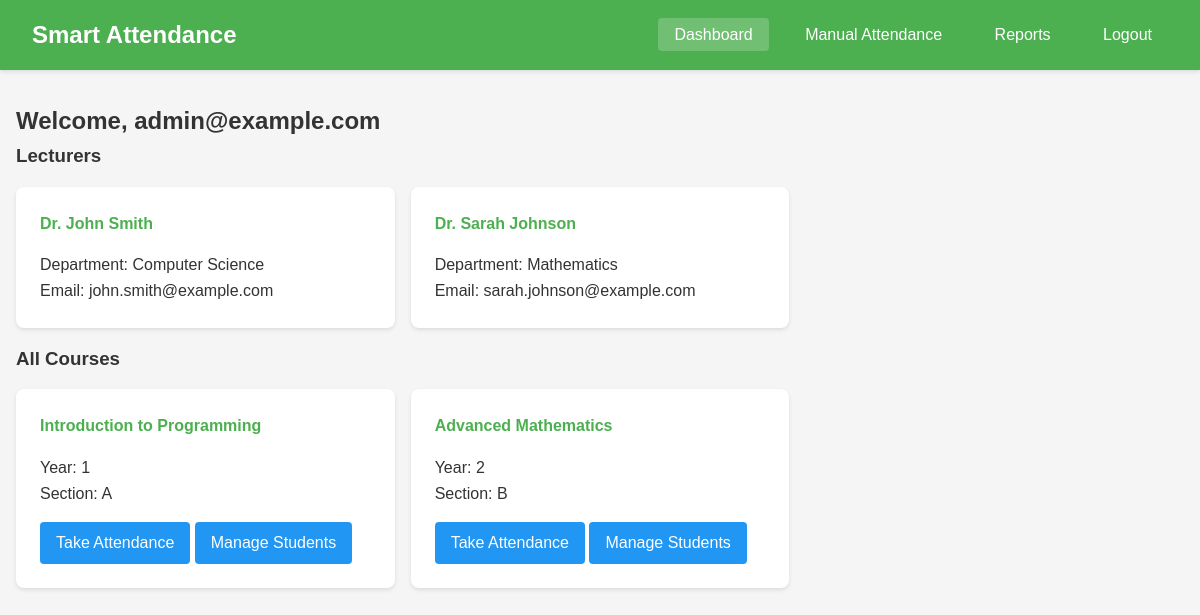
The page /dashboard (signed in) on the database its author committed.
### models.py (models this page shows)
class Admin(UserMixin, db.Model):
    id = db.Column(db.Integer, primary_key=True)
    email = db.Column(db.String(120), unique=True, nullable=False)
    password = db.Column(db.String(200), nullable=False)

class Lecturer(UserMixin, db.Model):
    id = db.Column(db.Integer, primary_key=True)
    name = db.Column(db.String(100), nullable=False)
    email = db.Column(db.String(120), unique=True, nullable=False)
    password = db.Column(db.String(200), nullable=False)
    department = db.Column(db.String(100), nullable=False)
    courses = db.relationship('Course', backref='lecturer', lazy=True)

class Course(db.Model):
    id = db.Column(db.Integer, primary_key=True)
    name = db.Column(db.String(100), nullable=False)
    year = db.Column(db.Integer, nullable=False)
    section = db.Column(db.String(10), nullable=False)
    lecturer_id = db.Column(db.Integer, db.ForeignKey('lecturer.id'), nullable=False)
    students = db.relationship('Student', backref='course', lazy=True)

### app.py (the view)
@app.route('/dashboard')
@login_required
def dashboard():
    if isinstance(current_user, Admin):
        lecturers = Lecturer.query.all()
        courses = Course.query.all()
        return render_template('dashboard.html', lecturers=lecturers, courses=courses, is_admin=True)
    else:
        courses = Course.query.filter_by(lecturer_id=current_user.id).all()
        return render_template('dashboard.html', courses=courses, is_admin=False)

### app.py (called while the page is built)
@login_manager.user_loader
def load_user(user_id):
    admin = Admin.query.get(int(user_id))
    if admin:
        return admin
    return Lecturer.query.get(int(user_id))

### templates/dashboard.html (shortened to what this page needs)
<!DOCTYPE html>
<html lang="en">
<head>
    <link rel="stylesheet" href="{{ url_for('static', filename='css/style.css') }}">
</head>
<body>
    <nav class="navbar">
        <h1>Smart Attendance</h1>
        <div class="nav-links">
            <a href="{{ url_for('dashboard') }}" class="active">Dashboard</a>
            <a href="{{ url_for('manual_attendance') }}">Manual Attendance</a>
            <a href="{{ url_for('reports') }}">Reports</a>
            <a href="{{ url_for('logout') }}">Logout</a>
        </div>
    </nav>
    <div class="container">
        <h2>Welcome, {% if not is_admin %}{{ current_user.name }}{% else %}{{ current_user.email }}{% endif %}</h2>
        {% if is_admin %}
            <div class="admin-section">
                <h3>Lecturers</h3>
                <div class="card-grid">
                    {% for lecturer in lecturers %}
                        <div class="card">
                            <h4>{{ lecturer.name }}</h4>
                            <p>Department: {{ lecturer.department }}</p>
                            <p>Email: {{ lecturer.email }}</p>
                        </div>
                    {% endfor %}
                </div>
            </div>
        {% endif %}
        <div class="courses-section">
            <h3>{% if is_admin %}All Courses{% else %}My Courses{% endif %}</h3>
            <div class="card-grid">
                {% for course in courses %}
                    <div class="card">
                        <h4>{{ course.name }}</h4>
                        <p>Year: {{ course.year }}</p>
                        <p>Section: {{ course.section }}</p>
                        <div class="card-actions">
                            <a href="{{ url_for('scan', course_id=course.id) }}" class="button">Take Attendance</a>
                            <a href="{{ url_for('manage_students', course_id=course.id) }}" class="button">Manage Students</a>
                        </div>
                    </div>
                {% endfor %}
            </div>
        </div>
    </div>
</body>
</html>

### static/css/style.css (style rules this page uses)
:root { --primary-color: #4CAF50; --secondary-color: #2196F3; --danger-color: #f44336; --success-color: #4CAF50; --warning-color: #ff9800; --text-color: #333; --bg-color: #f5f5f5; --card-bg: #ffffff; }
* { margin: 0; padding: 0; box-sizing: border-box; }
body { font-family: 'Arial', sans-serif; line-height: 1.6; background-color: var(--bg-color); color: var(--text-color); }
.navbar { background-color: var(--primary-color); color: white; padding: 1rem 2rem; display: flex; justify-content: space-between; align-items: center; box-shadow: 0 2px 4px rgba(0,0,0,0.1); }
.nav-links a { color: white; text-decoration: none; padding: 0.5rem 1rem; margin-left: 1rem; border-radius: 4px; transition: background-color 0.3s; }
.nav-links a.active { background-color: rgba(255,255,255,0.2); }
.container { max-width: 1200px; margin: 2rem auto; padding: 0 1rem; }
.card-grid { display: grid; grid-template-columns: repeat(auto-fill, minmax(300px, 1fr)); gap: 1rem; margin: 1rem 0; }
.card { background-color: var(--card-bg); padding: 1.5rem; border-radius: 8px; box-shadow: 0 2px 4px rgba(0,0,0,0.1); }
.card h4 { margin-bottom: 1rem; color: var(--primary-color); }
.card-actions { margin-top: 1rem; }
.button { display: inline-block; background-color: var(--secondary-color); color: white; text-decoration: none; padding: 0.5rem 1rem; border-radius: 4px; transition: background-color 0.3s; }

### rows shown on the page
Admin: email "admin@example.com"
Lecturer: name "Dr. John Smith", department "Computer Science", email "john.smith@example.com"
Lecturer: name "Dr. Sarah Johnson", department "Mathematics", email "sarah.johnson@example.com"
Course: name "Introduction to Programming", year "1", section "A"
Course: name "Advanced Mathematics", year "2", section "B"
